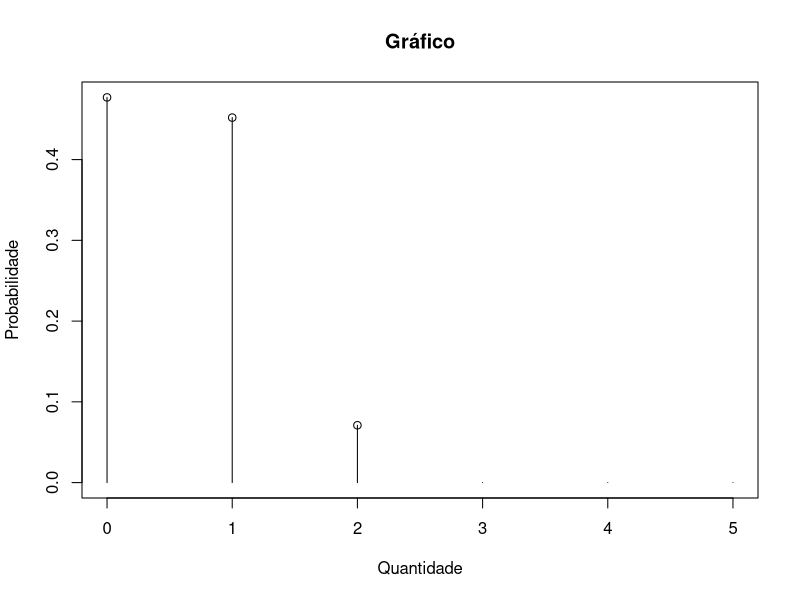

Write the R code that produced this figure.
# Exemplo) Uma urna possui 10 bolas sendo 3 com o número 1 e 7 com o número 2. Usando
# simulação, obtenha a probabilidade de se obter nenhuma, uma ou duas bolas número 1 em
# duas extrações sem reposição. Plote um gráfico com as probabilidades obtidas.

nsamples <- 1000
urna <- c(rep(1, 3), rep(2, 7))
probSelecao <- rep(0.1, 10)
totalBolas <- rep(0, 3)
for (i in 1:nsamples){
  bolas <- sample(urna, 2, replace = FALSE, prob = probSelecao)
  if ((bolas[1] == 1) & (bolas[2] == 1)) {
    totalBolas[3] = totalBolas[3] + 1
  } else if ((bolas[1] == 1) | (bolas[2] == 1)) {
    totalBolas[2] = totalBolas[2] + 1
  } else {
    totalBolas[1] = totalBolas[1] + 1
  }
}

sprintf("A probabilidade de obter nenhuma bola e %.2f.", totalBolas[1]/nsamples)
sprintf("A probabilidade de obter uma bola e %.2f.", totalBolas[2]/nsamples)
sprintf("A probabilidade de obter duas bolas e %.2f.", totalBolas[3]/nsamples)

q <- 0:5
p <- c(totalBolas[1]/nsamples, totalBolas[2]/nsamples, totalBolas[3]/nsamples, 0, 0, 0)
plot (q, p, main = "Gráfico", xlab = "Quantidade", ylab = "Probabilidade", type = "h")
points (0, totalBolas[1]/nsamples)
points (1, totalBolas[2]/nsamples)
points (2, totalBolas[3]/nsamples)
